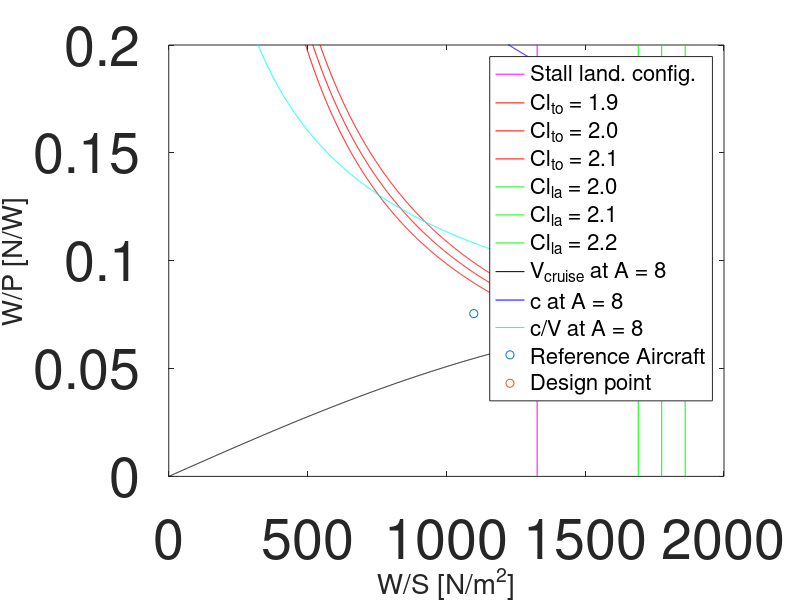

Recreate this plot in MATLAB.
clear; clc;
% The goal is to pick a point at the top right corner. This will give
% information on what S, A, Cl and W/P you need.

%%%%%%%%%%%%%%%%% General INPUT
h = 3000; % cruising altitude % <-------INPUT

A = [8]; % copied from slides 67 <-------INPUT
         

% drag coefficients and oswald factors 
cd0_clean = 0.0280;  % slide 15  <-------INPUT
e_clean = 0.78; % slide 15  <-------INPUT

de_to_gear = 0.05;
dcd_to_gear = 0.01;
cd0_to_lg_down = cd0_clean + dcd_to_gear;    % <-------INPUT
e_to_lg_down = e_clean + de_to_gear;    % <-------INPUT
 
de_la_gear = 0.1;
dcd_la_gear = 0.045;
cd0_la_lg_down = cd0_clean + dcd_la_gear;    % <-------INPUT
e_la_lg_down = e_clean + de_la_gear;    % <-------INPUT


c = 5.0; % climb rate: either slides or use reference aircraft
         % or you make choice wether climbing fast is your priority
         % <-------INPUT

rho_0 = 1.225;

%% sizing for stall

Cl_max_la_lg_down = 2.2;   % assumption <-------INPUT

V_stall = 31.38; % m/s assumed from slide 18  % <-------INPUT     
WS_stall = 0.5*rho_0*V_stall*V_stall*Cl_max_la_lg_down      

                                                           
plot([WS_stall, WS_stall], [0, 2], "magenta")
hold on
% Higher Cl_max for landing shifts the magenta line to the right


%% Sizing for Take-Off
cl_to = [1.9, 2.0, 2.1]/1.21; % <-------INPUT cl for takeoff choices

s_to = 762; % m from project guide requirements

% How to find the TOP:
% read off your value for 2500 ft S_to and then multiply it by 0.2512!
top = 250*0.2512 % checked with formula on slide 41

sigma = 1; % rho/rho0 slide 27 . Assume from Sizing mission - sea level
WS_x = [1:1:1800];


for i = cl_to
    PW_TO = top./WS_x*i*sigma;  % slide 36
    ylim([0, 1.5])
    plot(PW_TO, "red")
end
% The lowest Cl_to value represents the lowest line on the graph!

%% Sizing for landing
s_land = 762;   % from project requirements
V_land = 31.38; % This is in accordance to the regulation from CFR 23,


% f = Wl/Wto based on each group weight estimation
f_group1 = 0.8704 % <-------INPUT
f_group2 = 0.87   % <-------INPUT
f_group3 = 0.93322    % <-------INPUT
Cl_land_group3 = [2.0, 2.1, 2.2]   % <-------INPUT copied from slide 11 - single piston
Cl_land_group2 = [1.6, 1.8, 2.0, 2.2]   % <-------INPUT copied from slide 11 - single piston
Cl_land_group1 = [1.6, 1.9, 2.2, 2.5]   % <-------INPUT copied from slide 11 - twin engine


for i = Cl_land_group3 % CHANGE CL_LAND_GROUP# ACCORDING TO YOUR GROUP
    WS_land = i*rho_0*s_land/(0.5915)/(2*f_group3);   % CHANGE f_group# to your group
    plot([WS_land, WS_land], [0, 2], "green")
end
% the lowest cl_land is the lowest green vertical line

%% Cruise Speed Sizing
lambda = 0.0065; 
T_0 = 288.15; 
g = 9.81;
R = 287.1;
P0=101.325*10.^3;
T = T_0 - lambda * h;
P = P0 * (T / T_0)^(g / (lambda * R));
rho_isa = P / (R * T)

power_setting = 0.9; % assumed slide 66. % <-------INPUT
per_mtow = 1; % as asked in sizing mission


V_cruise = 92.6; % m/s from requirements project guide
eta_p = 0.8; % Assumption from slides

for i = A
    WPto = power_setting./per_mtow.*eta_p.*(rho_isa./rho_0).^(3/4)*...
        ((cd0_clean.*0.5.*rho_isa.*V_cruise.^(3)./(per_mtow.*WS_x) + ...
        per_mtow.*WS_x./(pi.*i.*e_clean.*0.5.*rho_isa.*V_cruise)).^(-1));
    ylim([0, 0.9])
    plot(WPto, "black")
end
% The lowest A represents the lowest black line in the graph

%% Sizing for climb rate performance %%%% XXX

for i = A
    
    WP_climb = eta_p./(sqrt(WS_x).*sqrt(2./rho_isa)./...
        (1.345.*(i.*e_clean).^(0.75)./(cd0_clean.^(1./4))));
    plot(WP_climb, "blue")
end
% The lower the A the lower is the blue line in the grph

%% Sizing for climb gradient


% https://www.law.cornell.edu/cfr/text/14/23.2120 website for climb grad
% 8.3% is also given in slide 93
grad = 0.083; 


for i = A
    cd = 4*cd0_clean;   % slide 77
    cl_grad = sqrt(3*cd0_clean*pi*i*e_clean);   % slide 77

    WP_grad = eta_p./(sqrt(WS_x).*(grad+cd./cl_grad).*sqrt(2./(rho_isa.*cl_grad)));
    plot(WP_grad, "cyan")
end
% The lower the A the lower is the cyan line for gradient

%% Reference AC

scatter([9.81*112, 9.81*125], [9.81/130, 9.81/150]);

% design_point = 1190, 0.052119

scatter(1190, 0.052119)



%% Legend code, if you change your Cls, Cds or A just change the values here as well
set(gca, "FontSize", 40)
ylim([0, 0.2])
xlabel("W/S [N/m^2]",'FontSize', 20)
ylabel("W/P [N/W]",'FontSize', 20)
legend({'Stall land. config.'...
    ,'Cl_{to} = 1.9','Cl_{to} = 2.0', 'Cl_{to} = 2.1'...
    ,'Cl_{la} = 2.0','Cl_{la} = 2.1','Cl_{la} = 2.2'...
    ,'V_{cruise} at A = 8'...
    ,'c at A = 8'...
    ,'c/V at A = 8'...
    ,'Reference Aircraft', 'Design point'},'Location','northeast', 'FontSize', 16)

